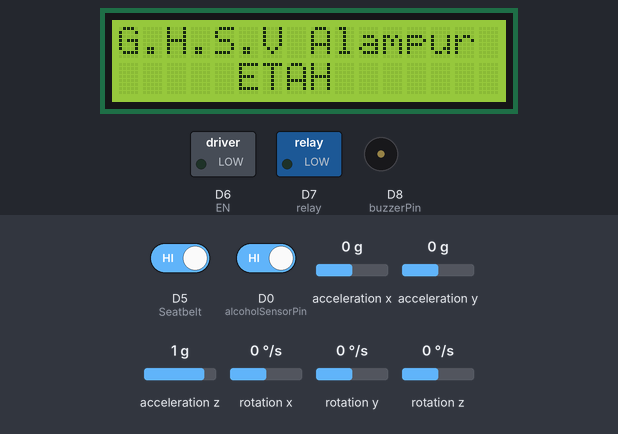
Simulated run of this sketch. Board: ESP8266 (NodeMCU). Shown: 16×2 character LCD, switched loads named in the sketch (green lamp = pin HIGH), buzzer (waves = sounding, pin HIGH). Inputs (shaded band) come from the test bench; at power-on: D5 (Seatbelt) HIGH, D0 (alcoholSensorPin) HIGH, acceleration x 0 g, acceleration y 0 g, acceleration z 1 g, rotation x 0 °/s, rotation y 0 °/s, rotation z 0 °/s. WiFi joins after 1.5 s; servers stay silent unless stated; the local clock reads 2024-03-15 10:24:30 at power-on unless the sketch sets it; web services answer with replies made up by the test bench; what the sketch prints to the serial monitor is not drawn.

Above: at 1.7 s.
4.1 s: D5 (Seatbelt) driven LOW
At 5.2 s:
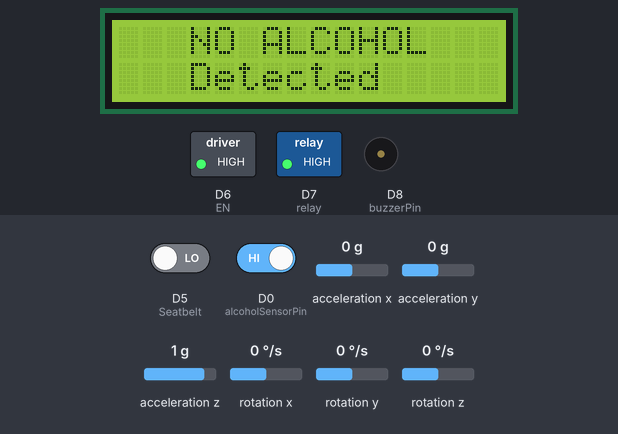
5.8 s: D0 (alcoholSensorPin) driven LOW
At 6.8 s:
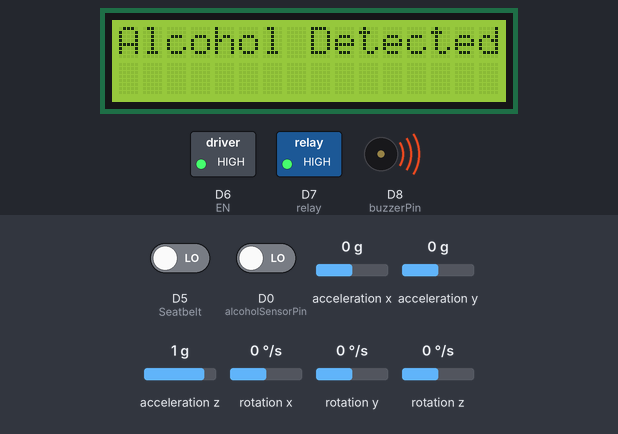
11.8 s: D5 (Seatbelt) driven HIGH and D0 (alcoholSensorPin) driven HIGH
14.8 s: D5 (Seatbelt) driven LOW
At 16.5 s:
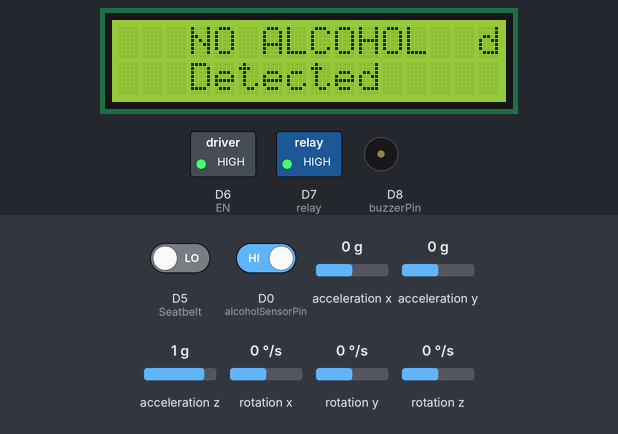
17.3 s: acceleration x set to -1.4 g
At 18.2 s:
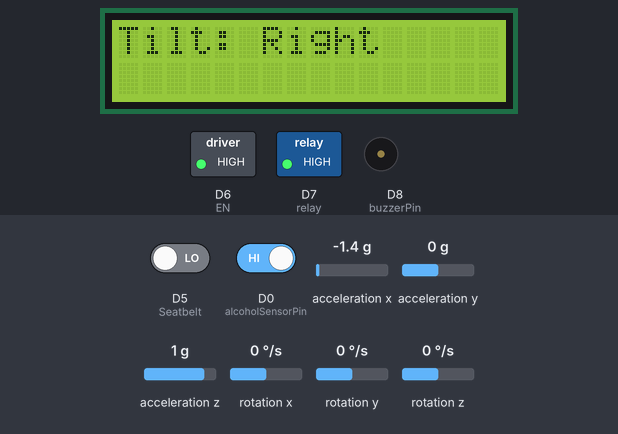
Timing chart, 0 to 30.9 s (numbered marks = the images above; inputs shaded):
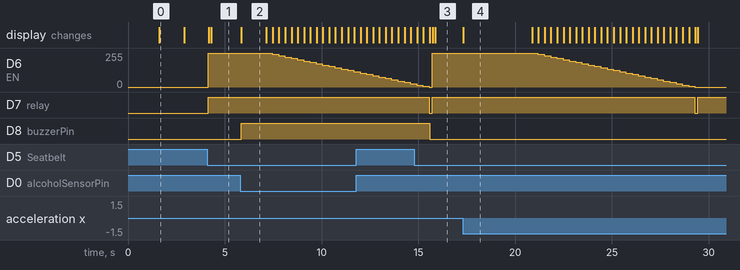

Measured:
- after the input at 4.1 s, D6 (EN): 0/255 → 255/255 after 0.05 s; D7 (relay): LOW → HIGH after 0.05 s; the display: first changes after 0.07 s (image 1 shows a later state)
- after the input at 5.8 s, D6 (EN): moves from 255/255 to 115/255 over 4.2 s, starting after 1.7 s; D8 (buzzerPin): LOW → HIGH after 0.06 s; the display: changes after 0.06 s (image 2)
- after the input at 14.8 s, the display: first differs from a run without the input after 0.94 s (image 3 shows a later state)
- after the input at 17.3 s, D6 (EN): moves from 255/255 to 0/255 over 8.1 s, starting after 3.9 s; D7 (relay): HIGH → LOW after 12.0 s, → HIGH 0.15 s later; the display: changes at once (image 4)
- what the display in image 0 shows lasts 1.3 s, from 1.6 s to 2.9 s

The sketch:

V2..0.ino
```cpp
#include <Wire.h>
#include <LiquidCrystal_I2C.h>
#include <MPU6050.h>
#include <ESP8266WiFi.h>
#include <WiFiClientSecure.h>
#include <UniversalTelegramBot.h>
#include <ArduinoJson.h>

// Normal position baseline values
const float baselineAX = 0.03;  // Normal AX value
const float baselineAY = 0.07;  // Normal AY value
const float tiltThreshold = 1.0;  // Change in g-force required to detect a tilt


// Wi-Fi Credentials
const char* ssid = "project";
const char* password = "project007";

// Telegram Bot Token and Chat ID
#define BOT_TOKEN "7231755529:AAGWMdOcVJHXFXkaZuQanEvdmPCAHQ-xNsw"
#define CHAT_ID "7075737497"

// Initialize LCD
LiquidCrystal_I2C lcd(0x27, 16, 2);

// Initialize MPU6050
MPU6050 mpu;

// Pins
const int alcoholSensorPin = D0;
const int buzzerPin = D8;
const int Seatbelt = D5;
const int relay = D7;
const int EN = D6;  // Enable pin for L293D

// Variables
int alcoholValue = 0;
bool alcoholDetected = false;
bool tiltDetected = false;
bool seatbeltFastened = false;
bool motorRunning = false;
bool telegramSentAlcohol = false;
bool telegramSentTilt = false;
int motorSpeed = 255;

// Telegram Bot
X509List cert(TELEGRAM_CERTIFICATE_ROOT);
WiFiClientSecure secured_client;
UniversalTelegramBot bot(BOT_TOKEN, secured_client);

void setup() {
  Serial.begin(115200);
  analogWrite(EN, 0);

  // Initialize LCD
  lcd.init();
  lcd.backlight();
  lcd.print("System Starting");

  // Initialize MPU6050
  Wire.begin();
  mpu.initialize();
  if (!mpu.testConnection()) {
    lcd.setCursor(0, 1);
    lcd.print("MPU6050 Error");
    while (1);
  }

  // Initialize Wi-Fi
  Serial.print("Connecting to Wi-Fi");
  WiFi.begin(ssid, password);
  secured_client.setTrustAnchors(&cert); // Add root certificate for api.telegram.org
  while (WiFi.status() != WL_CONNECTED) {
    delay(500);
    Serial.print(".");
  }
  Serial.println("\nWiFi Connected");
  Serial.println("IP Address: " + WiFi.localIP().toString());

  // Configure time for SSL
  Serial.print("Retrieving time: ");
  configTime(0, 0, "pool.ntp.org"); // get UTC time via NTP
  time_t now = time(nullptr);
  while (now < 24 * 3600) {
    Serial.print(".");
    delay(100);
    now = time(nullptr);
  }
  Serial.println(now);

  // Initialize Pins
  pinMode(buzzerPin, OUTPUT);
  pinMode(relay, OUTPUT);
  digitalWrite(relay, LOW);
  pinMode(alcoholSensorPin, INPUT);
  pinMode(Seatbelt, INPUT);
  pinMode(EN, OUTPUT);
  digitalWrite(buzzerPin, LOW);
  stopMotor();

  lcd.setCursor(0, 0);
  lcd.print("G.H.S.V Alampur");
  lcd.setCursor(0, 1);
  lcd.print("     ETAH      ");

  sendTelegramMessage("🚗 System Running and Activated.");
}

void loop() {
  seatbeltFastened = digitalRead(Seatbelt) == LOW;

  if (!seatbeltFastened) {
    stopMotor();
    lcd.setCursor(0, 0);
    lcd.print("   SEAT BELT   ");
    lcd.setCursor(0, 1);
    lcd.print("  NOT CONNECTED");
    return;
  }

  alcoholValue = digitalRead(alcoholSensorPin);
  //Serial.println("ALCOHOL=" + String(alcoholValue));

  if (alcoholValue == LOW) {
    if (!alcoholDetected) {
      alcoholDetected = true;
      handleAlcoholDetection();
    }
  } else {
    alcoholDetected = false;
    lcd.setCursor(0, 0);
    lcd.print("   NO ALCOHOL  ");
    lcd.setCursor(0, 1);
    lcd.print("   Detected    ");
    digitalWrite(relay, HIGH);
    telegramSentAlcohol = false;  // Reset flag when condition changes
  }

  // Read MPU6050 for Tilt Detection
  int16_t ax, ay, az;
  mpu.getAcceleration(&ax, &ay, &az);
  float axG = ax / 16384.0;
  float ayG = ay / 16384.0;

  //Serial.println("AX=" + String(axG) + "g, AY=" + String(ayG) + "g");

  tiltDetected = fabs(axG) > 0.70 || fabs(ayG) > 0.70;

  if (tiltDetected)
  {
    if (!telegramSentTilt)
    {  // Prevent repeated Telegram messages
      handleTiltDetection(axG, ayG);
      telegramSentTilt = true;
    }
  } else {
    telegramSentTilt = false;  // Reset flag when no tilt detected
  }

  // Motor Control Logic
  if (!alcoholDetected && !tiltDetected && seatbeltFastened && !motorRunning) {
    startMotor();
  } else if ((alcoholDetected || tiltDetected || !seatbeltFastened) && motorRunning) {
    stopMotorSlowly();
  }

  delay(100);
}

void handleAlcoholDetection() {
  lcd.clear();
  lcd.print("Alcohol Detected!");
  digitalWrite(buzzerPin, HIGH);
  if (!telegramSentAlcohol) {
    sendTelegramMessage("🚨 Alcohol Detected! Stopping Motor and Activating Buzzer.");
    telegramSentAlcohol = true;
  }
  stopMotorSlowly();
  digitalWrite(buzzerPin, LOW);
}

void handleTiltDetection(float axG, float ayG)
{
  lcd.clear();
  String tiltMessage = "⚠️ Tilt Detected! ";

  if (axG > 0.90)
  {
    lcd.print("Tilt: Left");
    tiltMessage += "Left.";
  }
  else if (axG < -1.03)
  {
    lcd.print("Tilt: Right");
    tiltMessage += "RIght.";

  }
  else if (ayG > 0.90)
  {
    lcd.print("Tilt: Backward");
    tiltMessage += "Backward.";

  }
  else if (ayG < -0.90)
  {
    lcd.print("Tilt: Forward");
    tiltMessage += "Forward.";

  }

  sendTelegramMessage(tiltMessage);
  delay(1000);
  sendAccidentLocation();  // Send GPS location
  stopMotorSlowly();
}

void stopMotorSlowly() {
  if (!motorRunning) return;  // Prevent redundant execution

  for (int i = motorSpeed; i >= 0; i -= 10) {
    analogWrite(EN, i);
    lcd.setCursor(0, 0);
    lcd.print("Slowing Down  ");
    lcd.setCursor(0, 1);
    lcd.print("Speed: " + String((i * 100) / 255) + "% ");
    delay(300);
  }
  analogWrite(EN, 0);
  digitalWrite(relay, LOW);
  motorRunning = false;
  lcd.setCursor(0, 0);
  lcd.print("Motor Stopped");
  lcd.setCursor(0, 1);
  lcd.print("Safety Mode On");
}

void stopMotor() {
  analogWrite(EN, 0);
  digitalWrite(relay, LOW);
  motorRunning = false;
}

void startMotor() {
  analogWrite(EN, motorSpeed);
  digitalWrite(relay, HIGH);
  motorRunning = true;
  lcd.setCursor(0, 0);
  lcd.print("Motor Running ");
  lcd.setCursor(0, 1);
  lcd.print("Speed: 100%   ");
}

void sendTelegramMessage(const String& message) {
  WiFiClientSecure client;
  client.setInsecure();  // ⚡ This allows an HTTPS request without SSL verification

  Serial.println("Connecting to Telegram...");

  if (!client.connect("api.telegram.org", 443)) {
    Serial.println("Connection failed!");
    return;
  }

  String url = "/bot" + String(BOT_TOKEN) + "/sendMessage?chat_id=" + String(CHAT_ID) + "&text=" + message;

  Serial.println("Sending request...");
  client.print(String("GET ") + url + " HTTP/1.1\r\n" +
               "Host: api.telegram.org\r\n" +
               "User-Agent: ESP8266\r\n" +
               "Connection: close\r\n\r\n");

  delay(1000);

  Serial.println("Response from Telegram:");
  while (client.available()) {
    Serial.write(client.read());
  }

  Serial.println("\nMessage sent!");
}


void sendAccidentLocation() {
  // Replace with the actual accident location coordinates
  float latitude = 28.7041;   // Example: Delhi
  float longitude = 77.1025;  // Example: Delhi

  //String googleMapsLink = "📍 Accident Location: \n";
   String googleMapsLink = "https://www.google.com/maps?q=" + String(latitude, 6) + "," + String(longitude, 6);

  sendTelegramMessage(googleMapsLink);
}
```
